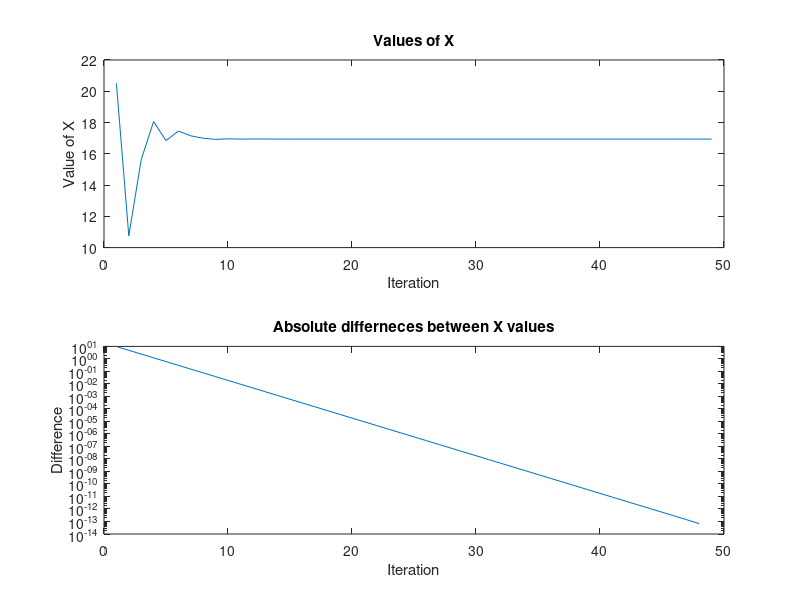

MATLAB code for this plot:
function [xvec,xdif,xsolution,ysolution,iterations] = velocity_bisection()
% Wyznacza miejsce zerowe funkcji velocity_difference metodą bisekcji.
% xvec - wektor z kolejnymi przybliżeniami miejsca zerowego, gdzie xvec(1)= (a+b)/2
% xdif - wektor różnic kolejnych przybliżeń miejsca zerowego
%   xdif(i) = abs(xvec(i+1)-xvec(i));
% xsolution - obliczone miejsce zerowe
% ysolution - wartość funkcji velocity_difference wyznaczona dla t=xsolution
% iterations - liczba iteracji wykonana w celu wyznaczenia xsolution

a = 1; % lewa granica przedziału poszukiwań miejsca zerowego
b = 40; % prawa granica przedziału poszukiwań miejsca zerowego
ytolerance = 1e-12; % tolerancja wartości funkcji w przybliżonym miejscu zerowym.
% Warunek abs(f1(xsolution))<ytolerance określa jak blisko zera ma znaleźć
% się wartość funkcji w obliczonym miejscu zerowym funkcji f1(), aby obliczenia
% zostały zakończone.
max_iterations = 1000; % maksymalna liczba iteracji wykonana przez alg. bisekcji

fa = velocity_difference(a);
fb = velocity_difference(b);

xvec = [];
xdif = [];
xsolution = Inf;
ysolution = Inf;
iterations = max_iterations;

for ii=1:max_iterations
    c = (a+b)/2;
    xvec(ii,1) = c;
    fc = velocity_difference(c);
    if ii > 1
        xdif(ii-1, 1) = abs(xvec(ii) - xvec(ii-1));
    end
    if(abs(fc)<ytolerance)
        xsolution = c;
        ysolution = fc;
        iterations = ii;
        break
    elseif (velocity_difference(a)*velocity_difference(c)<0)
        b = c;
    else
        a = c;
    end
end

subplot(2, 1, 1)
plot(xvec)
title("Values of X");
xlabel('Iteration');
ylabel('Value of X');
subplot(2, 1, 2)
semilogy(xdif)
title("Absolute differneces between X values");
xlabel('Iteration');
ylabel('Difference');
saveas(gcf,'xdif_xvec.png');


end

function [velocity_delta] = velocity_difference(t)
% t - czas od startu rakiety

if t <= 0
    error('Czas musi być liczbą dodatnią')
end

u = 2000
m0 = 150000
q = 2700
g = 1.622
M = 700

v = u*log(m0/(m0-q*t)) - g*t;


velocity_delta = v - M;

end